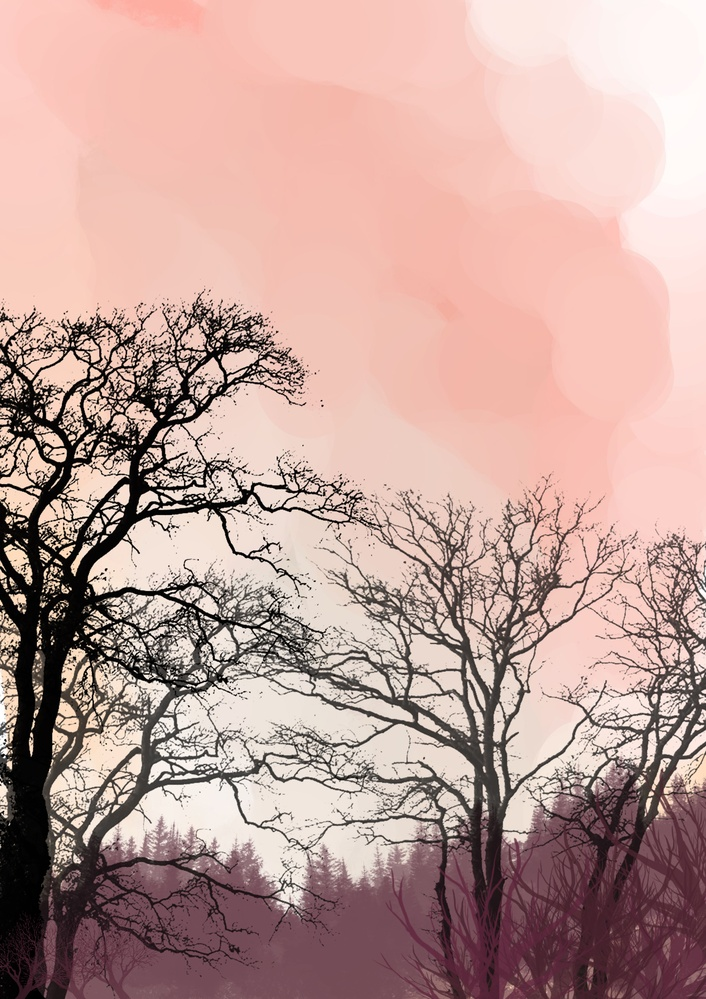
#> input picture k.jpg, 706 x 999 px, shrunk from 2480 x 3508 before the run
$ python pixelEncrypt.py
#> lines starting #> are read from the running program, lines starting #| are printed output that depends on the picture
from PIL import Image

def split_image(image, num_splits, split_width, split_height):
    splits = []
    for i in range(num_splits):
        for j in range(num_splits):
            box = (j * split_width, i * split_height, (j + 1) * split_width, (i + 1) * split_height)
            split = image.crop(box)
            splits.append(split)
    return splits

def shift_splits(splits, shift):
    num_splits = len(splits)
    shifted_splits = [None] * num_splits
    for i in range(num_splits):
        shifted_index = (i + shift) % num_splits
        shifted_splits[shifted_index] = splits[i]
    return shifted_splits

def reassemble_image(splits, num_splits, split_width, split_height):
    new_width = split_width * num_splits
    new_height = split_height * num_splits
    new_image = Image.new('RGB', (new_width, new_height))
    for i in range(num_splits):
        for j in range(num_splits):
            index = i * num_splits + j
            new_image.paste(splits[index], (j * split_width, i * split_height))
    return new_image

def encrypt(image_path, output_path, num_splits):
    # Open an image
#> called with image_path = 'k.jpg', output_path = 'scrambled_image.jpg', num_splits = 2.22
    image = Image.open(image_path)
#> image is the input picture: PIL image 706x999 RGB; mean R, G, B 191.5, 159.5, 153.3

    # Ensure num_splits is an integer
    num_splits = int(num_splits)

    # Calculate split box size
    split_width = image.width // num_splits
#> split_width = 353
    split_height = image.height // num_splits
#> split_height = 499

    # Split the image into smaller squares
    splits = split_image(image, num_splits, split_width, split_height)
#> after the loop in split_image, `for i in range(num_splits):`: splits = 4 items
#> splits = 4 items

    # Shift the splits by 1 position
    shifted_splits = shift_splits(splits, 1)
#> in shift_splits, `num_splits = len(splits)`: num_splits = 4
#> in shift_splits, `shifted_splits = [None] * num_splits`: shifted_splits = 4 items
#> the loop in shift_splits, `for i in range(num_splits):` made 4 passes
#> shifted_index on passes 1 to 4: 1, 2, 3, 0
#> shifted_splits = 4 items

    # Reassemble the image
    new_image = reassemble_image(shifted_splits, num_splits, split_width, split_height)
#> in reassemble_image, `new_image = Image.new('RGB', (new_width, new_height))`: new_image: PIL image 706x998 RGB; every value is 0
#> after the loop in reassemble_image, `for i in range(num_splits):`:
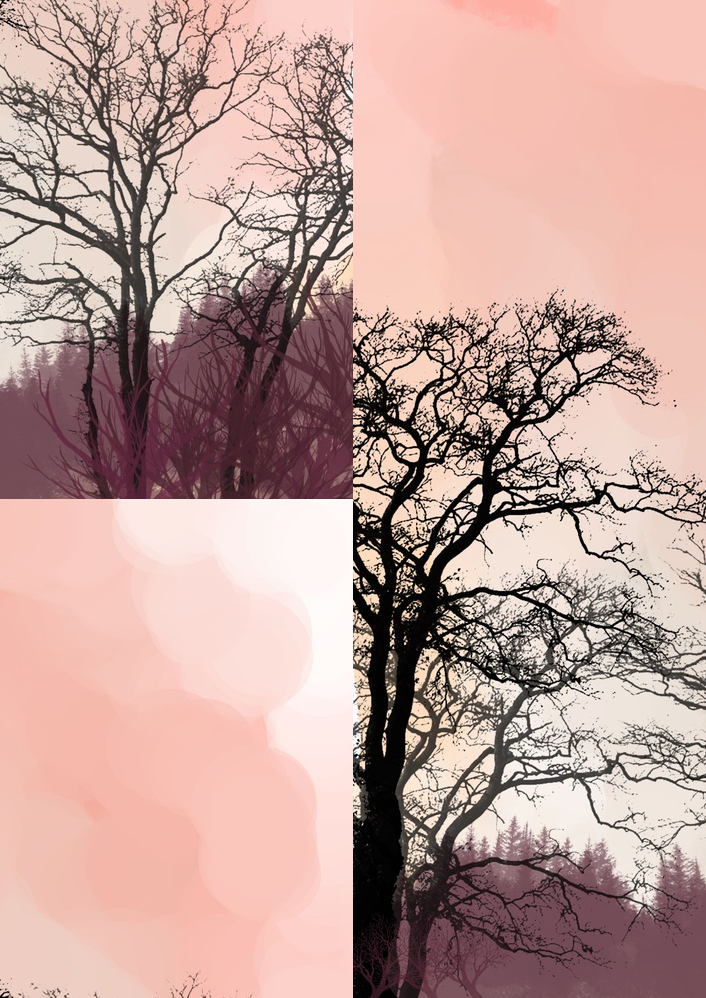
#> new_image: PIL image 706x998 RGB; mean R, G, B 191.5, 159.6, 153.4

    # Save the modified image
    new_image.save(output_path)

def decrypt(image_path, output_path, num_splits):
    # Open the encrypted image
#> called with image_path = 'scrambled_image.jpg', output_path = 'decrypted_image.jpg', num_splits = 2.22
    image = Image.open(image_path)
#> image: PIL image 706x998 RGB

    # Ensure num_splits is an integer
    num_splits = int(num_splits)

    # Calculate split box size
    split_width = image.width // num_splits
#> split_width = 353
    split_height = image.height // num_splits
#> split_height = 499

    # Split the encrypted image into smaller squares
    splits = split_image(image, num_splits, split_width, split_height)
#> splits = 4 items

    # Shift the splits back by 1 position
    shifted_splits = shift_splits(splits, -1)
#> the loop in shift_splits (call 2), `for i in range(num_splits):` made 4 passes
#> shifted_splits = 4 items

    # Reassemble the splits into the original image
    original_image = reassemble_image(shifted_splits, num_splits, split_width, split_height)
#> call 2 of reassemble_image, with num_splits = 2, split_width = 353, split_height = 499
#> after the loop in reassemble_image (call 2), `for i in range(num_splits):`:
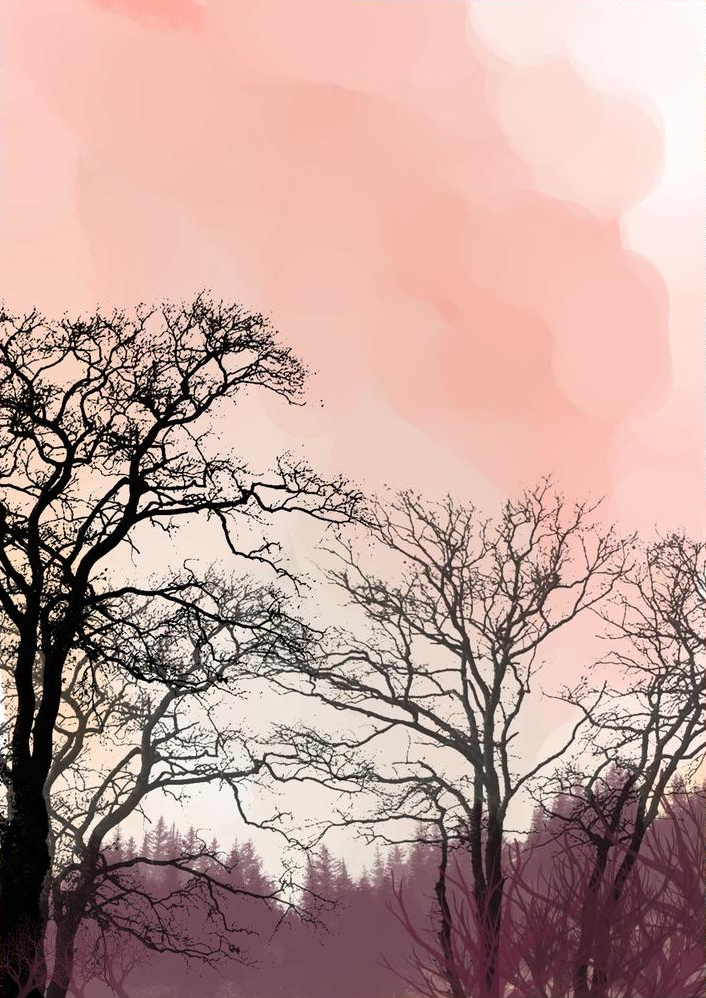
#> new_image: PIL image 706x998 RGB; mean R, G, B 191.6, 159.6, 153.6

    # Save the decrypted image
    original_image.save(output_path)

if __name__ == "__main__":
    # Encrypt the image with num_splits = 2
    encrypt('k.jpg', 'scrambled_image.jpg', 2.222222222)

    # Decrypt the image with num_splits = 2
    decrypt('scrambled_image.jpg', 'decrypted_image.jpg', 2.222222222)
